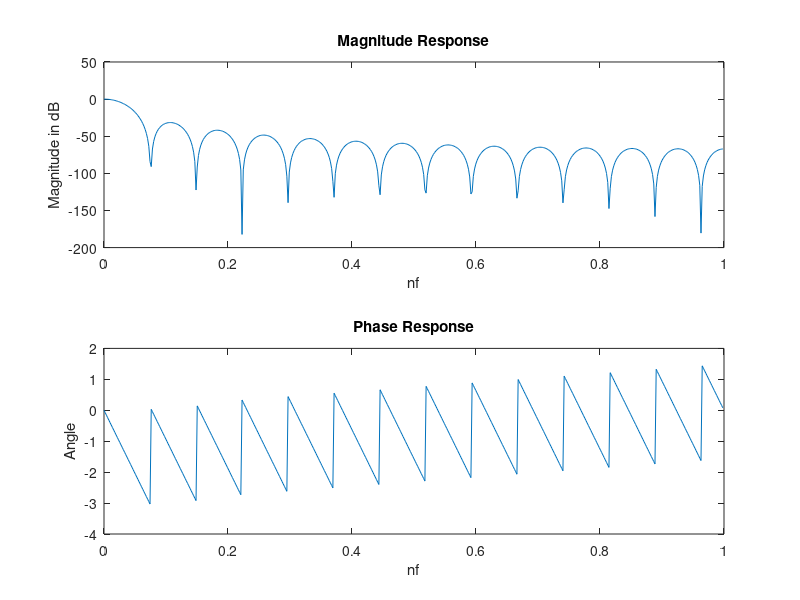

Write the MATLAB code that produced this figure.
% Pankaj Chaudhari
% 107
% FIR Filter

clc
close all
clear all

n = 26; % order
f = 60000; % Hz
fp = 254.95; % Hz
fs = 304.996; % Hz
Wp = 2*(fp/f);
Ws = 2*(fs/f);
window = kaiser(n+1);
wn = 2*(fp/f);
b = fir1(n,wn,window);
[H,w] = freqz(b,1);
subplot(211);
plot(w/pi,20*log(abs(H)));
xlabel("nf");
ylabel("Magnitude in dB");
title("Magnitude Response");
subplot(212);
plot(w/pi,angle(H));
xlabel("nf");
ylabel("Angle");
title("Phase Response");
